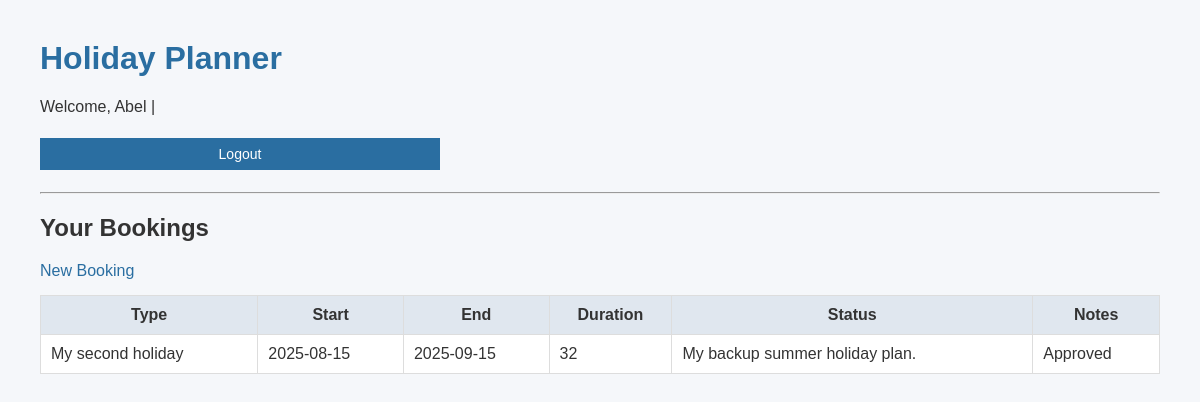
Before: /dashboard (signed in) with the older database file.
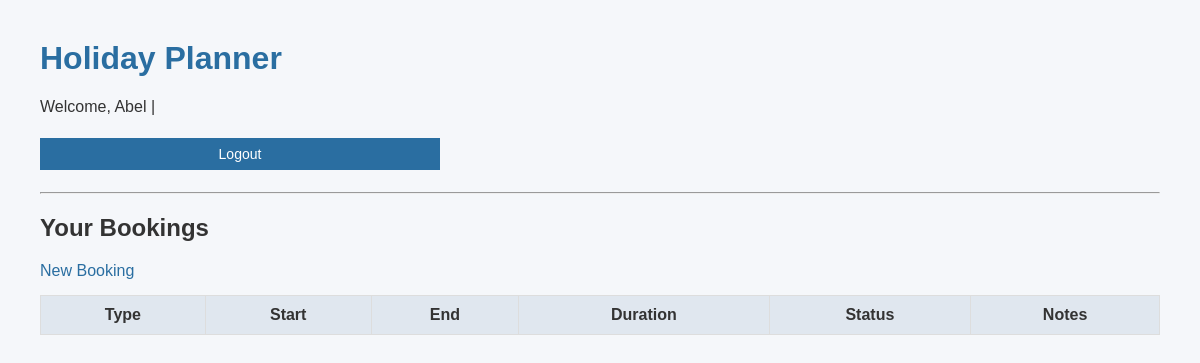
After: the same page with the newer database file.
### tables this page shows
CREATE TABLE bookings (
        id INTEGER PRIMARY KEY AUTOINCREMENT,
        user_id INTEGER,
        type TEXT,
        start_date TEXT,
        end_date TEXT,
        duration TEXT,
        notes TEXT,
        status TEXT DEFAULT 'pending',
        FOREIGN KEY (user_id) REFERENCES users(id)
    );

### app.py (the view)
    @app.route("/dashboard")
    def dashboard():
        if "user_email" not in session:
            return redirect("/login")
        bookings = get_user_bookings(session["user_id"], app.config["DATABASE_URL"])
        return render_template("dashboard.html", bookings=bookings)

### models/booking.py (called while the page is built)
def get_user_bookings(user_id, db_url):
    db_path = db_url.split("///")[-1]
    conn = sqlite3.connect(db_path)
    cur = conn.cursor()
    cur.execute("""
        SELECT * FROM bookings WHERE user_id = ? ORDER BY start_date DESC;
    """, (user_id,))
    bookings = cur.fetchall()
    conn.close()
    return bookings

### templates/dashboard.html
{% extends "layout.html" %}
{% block content %}
<h2>Your Bookings</h2>
<a href="{{ url_for('new_booking') }}">New Booking</a>
<table border="1">
    <tr>
        <th>Type</th><th>Start</th><th>End</th><th>Duration</th><th>Status</th><th>Notes</th>
    </tr>
    {% for b in bookings %}
    <tr>
        <td>{{ b[2] }}</td>
        <td>{{ b[3] }}</td>
        <td>{{ b[4] }}</td>
        <td>{{ b[5] }}</td>
        <td>{{ b[6] }}</td>
        <td>{{ b[7] }}</td>
    </tr>
    {% endfor %}
</table>
{% endblock %}

Changed rows visible on the page:
removed bookings: type "My second holiday", start_date "2025-08-15", end_date "2025-09-15", duration "32", notes "My backup summer holiday plan.", status "Approved"
